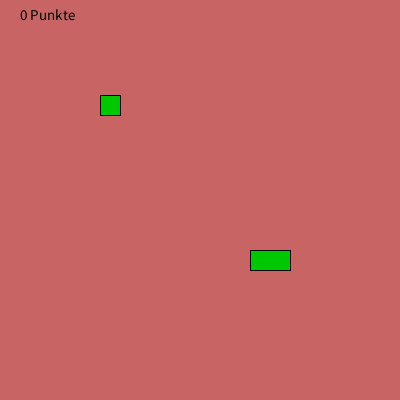
Frame 1 (no input)
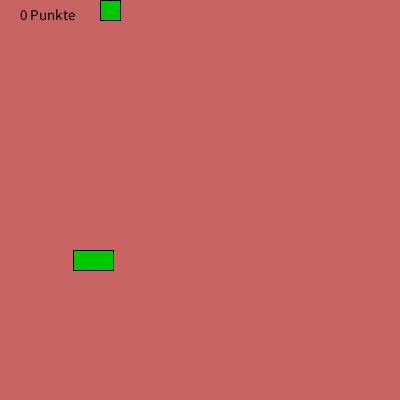
Frame 60 (the mouse pressed at the canvas centre just before this capture)
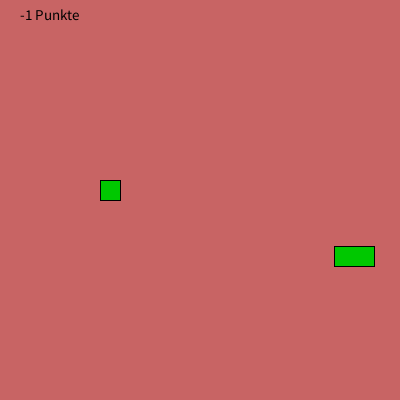
Frame 120 (the mouse held since frame 60 and released just before this capture)

The Processing sketch that drew these frames (run headless with seeded random() and noise(); from frame 60 on, the mouse is pressed at the canvas centre):

// Processing sketch: processing_149740
// ── processing_149740.pde

int x1=100;
int y1=100;

int x2=250;
int y2=250;

int w1=20;
int w2=40;

int h1=20;
int h2=20;

int punkte=0;
void setup(){
    size(400,400);
}

void draw(){
    if(mouseY>y1+h1)y1+=5;
    else if(mouseY<y1)y1-=5;
    
    //Kollisionsabfrage
    boolean kollision=false;
    if(x1+w1>x2){
        if(x1<x2+w2){
            if(y1+h1>y2){
                if(y1<y2+h2){
                    fill(200,0,0);
                    kollision=true;
                }
            }
        }
    }
    
    if(kollision){
        fill(200,0,0);
    }else{
        fill(0,200,0);
    }
    
    background(200,100,100);
    rect(x1,y1,w1,h1);
    rect(x2,y2,w2,h2);
    
    //Rechteck bewegen!
    
    x2-=3;
    
    
    
    if(x2<0-w2||kollision){//"ODER"    
        if(kollision)punkte++;
        else punkte--;
        x2=width;
        y2=round(random(height-h2));
    }
    
    
    punkteAnzeige();
}

void punkteAnzeige(){
    fill(0);
    textSize(15);
    text(punkte+" Punkte",20,20);
}

void reagiere(){
}
